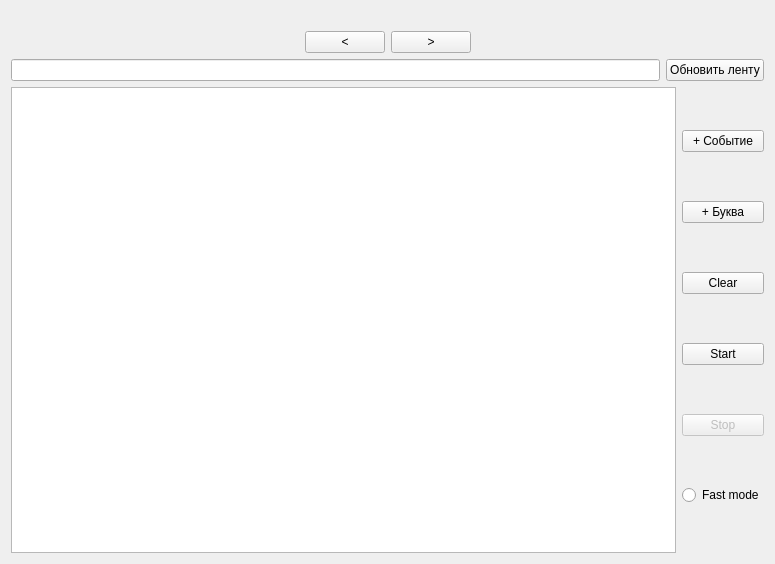
<?xml version="1.0" encoding="UTF-8"?>
<ui version="4.0">
 <class>Widget</class>
 <widget class="QWidget" name="Widget">
  <property name="geometry">
   <rect>
    <x>0</x>
    <y>0</y>
    <width>775</width>
    <height>564</height>
   </rect>
  </property>
  <property name="windowTitle">
   <string>Widget</string>
  </property>
  <layout class="QVBoxLayout" name="verticalLayout">
   <item>
    <layout class="QHBoxLayout" name="horizontalLayout_4">
     <item>
      <spacer name="horizontalSpacer_3">
       <property name="orientation">
        <enum>Qt::Horizontal</enum>
       </property>
       <property name="sizeHint" stdset="0">
        <size>
         <width>40</width>
         <height>20</height>
        </size>
       </property>
      </spacer>
     </item>
     <item>
      <layout class="QGridLayout" name="tape">
       <property name="horizontalSpacing">
        <number>0</number>
       </property>
      </layout>
     </item>
     <item>
      <spacer name="horizontalSpacer_4">
       <property name="orientation">
        <enum>Qt::Horizontal</enum>
       </property>
       <property name="sizeHint" stdset="0">
        <size>
         <width>40</width>
         <height>20</height>
        </size>
       </property>
      </spacer>
     </item>
    </layout>
   </item>
   <item>
    <layout class="QHBoxLayout" name="horizontalLayout">
     <item>
      <spacer name="horizontalSpacer">
       <property name="orientation">
        <enum>Qt::Horizontal</enum>
       </property>
       <property name="sizeHint" stdset="0">
        <size>
         <width>40</width>
         <height>20</height>
        </size>
       </property>
      </spacer>
     </item>
     <item>
      <widget class="QPushButton" name="left_btn">
       <property name="text">
        <string>&lt;</string>
       </property>
      </widget>
     </item>
     <item>
      <widget class="QPushButton" name="right_btn">
       <property name="text">
        <string>&gt;</string>
       </property>
      </widget>
     </item>
     <item>
      <spacer name="horizontalSpacer_2">
       <property name="orientation">
        <enum>Qt::Horizontal</enum>
       </property>
       <property name="sizeHint" stdset="0">
        <size>
         <width>40</width>
         <height>20</height>
        </size>
       </property>
      </spacer>
     </item>
    </layout>
   </item>
   <item>
    <layout class="QHBoxLayout" name="horizontalLayout_2">
     <item>
      <widget class="QLineEdit" name="lineEdit"/>
     </item>
     <item>
      <widget class="QPushButton" name="refresh_tape_btn">
       <property name="text">
        <string>Обновить ленту</string>
       </property>
      </widget>
     </item>
    </layout>
   </item>
   <item>
    <layout class="QHBoxLayout" name="horizontalLayout_3">
     <item>
      <widget class="QTableWidget" name="tableWidget">
       <property name="enabled">
        <bool>true</bool>
       </property>
       <property name="sizePolicy">
        <sizepolicy hsizetype="Expanding" vsizetype="MinimumExpanding">
         <horstretch>0</horstretch>
         <verstretch>0</verstretch>
        </sizepolicy>
       </property>
       <property name="autoFillBackground">
        <bool>false</bool>
       </property>
      </widget>
     </item>
     <item>
      <layout class="QVBoxLayout" name="verticalLayout_2">
       <item>
        <widget class="QPushButton" name="add_event_btn">
         <property name="text">
          <string>+ Событие</string>
         </property>
        </widget>
       </item>
       <item>
        <widget class="QPushButton" name="add_char_btn">
         <property name="text">
          <string>+ Буква</string>
         </property>
        </widget>
       </item>
       <item>
        <widget class="QPushButton" name="clear_table_btn">
         <property name="text">
          <string>Clear</string>
         </property>
        </widget>
       </item>
       <item>
        <widget class="QPushButton" name="start_btn">
         <property name="enabled">
          <bool>true</bool>
         </property>
         <property name="text">
          <string>Start</string>
         </property>
        </widget>
       </item>
       <item>
        <widget class="QPushButton" name="stop_btn">
         <property name="enabled">
          <bool>false</bool>
         </property>
         <property name="text">
          <string>Stop</string>
         </property>
        </widget>
       </item>
       <item>
        <widget class="QRadioButton" name="fast_mode_radio">
         <property name="text">
          <string>Fast mode</string>
         </property>
        </widget>
       </item>
      </layout>
     </item>
    </layout>
   </item>
  </layout>
 </widget>
 <resources/>
 <connections/>
</ui>
